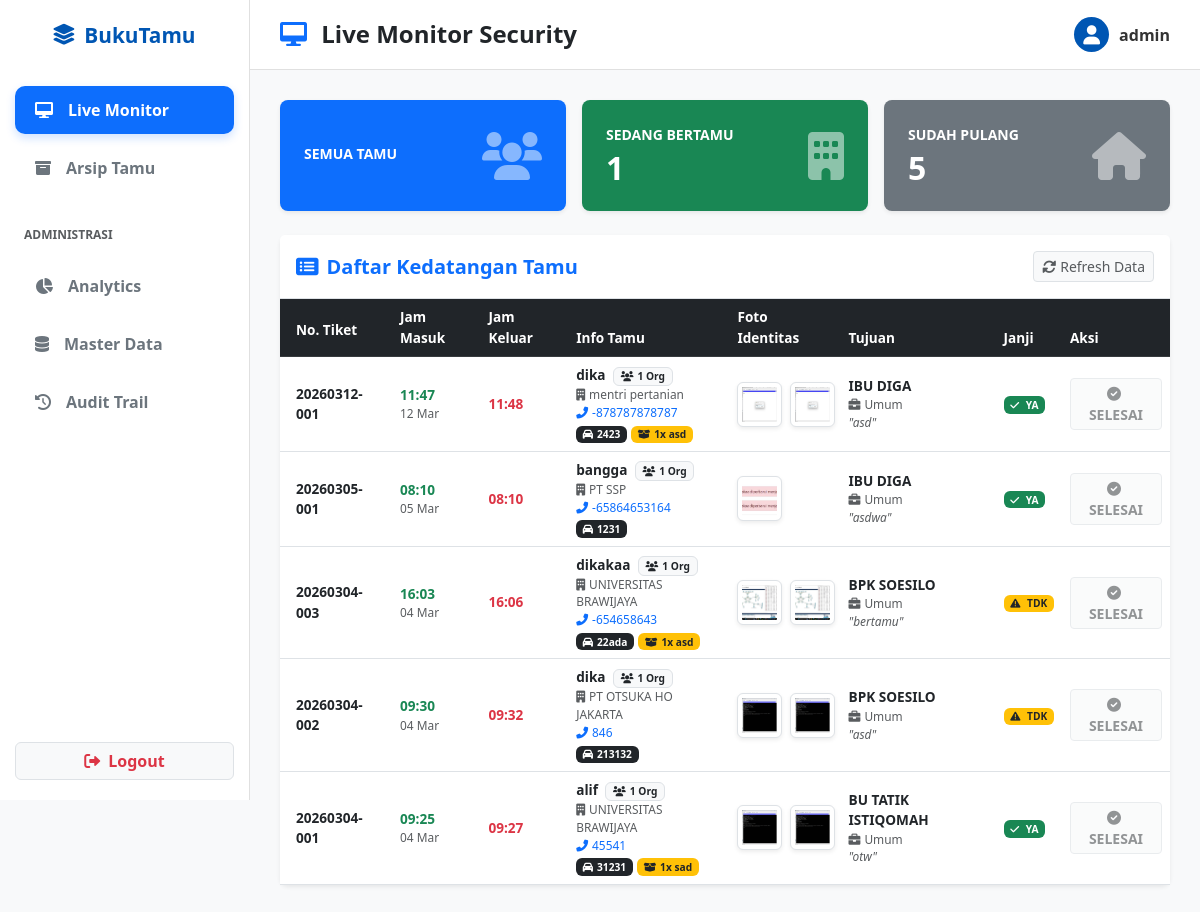
The app's page /daftar-tamu/?status=keluar (signed in), older data.
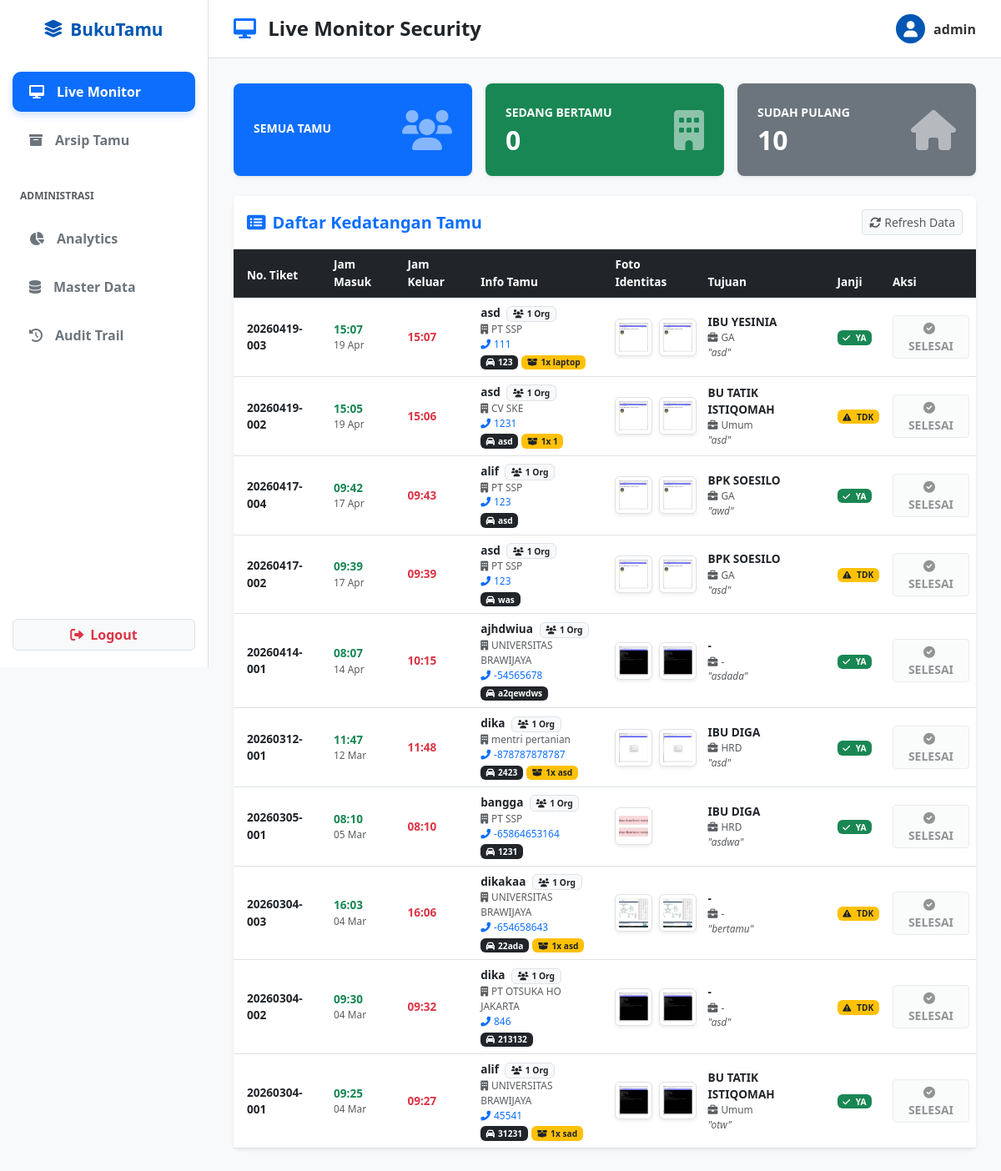
The same page, newer data.
### tamu/models.py (models this page shows, shortened)
class BukuTamu(models.Model):
    STATUS_CHOICES = [
        ('MENUNGGU', 'Menunggu Konfirmasi'),
        ('MASUK', 'Sedang Bertamu'),
        ('SELESAI', 'Selesai Bertamu'),
        ('KELUAR', 'Sudah Checkout'),
        ('DITOLAK', 'Ditolak/Batal'),
    ]
    KATEGORI_CHOICES = [
        ('rekan_bisnis', 'Lokal Rekan Bisnis'),
        ('pemerintahan', 'Pemerintahan'),
        ('akademisi', 'Akademisi'),
        ('overseas', 'Overseas Guests (Luar Negeri)'),
    ]
    waktu_masuk = models.DateTimeField(auto_now_add=True)
    status = models.CharField(max_length=20, choices=STATUS_CHOICES, default='MENUNGGU')
    nama = models.CharField(max_length=100, verbose_name="Nama Lengkap")
    instansi = models.CharField(max_length=150, verbose_name="Nama Instansi")
    no_hp = models.CharField(max_length=20, verbose_name="No Telfon/HP")
    no_polisi = models.CharField(max_length=20, verbose_name="No Polisi Kendaraan", blank=True, null=True)
    foto_ktp = models.ImageField(
        upload_to=rename_file_ktp,  # <--- PANGGIL FUNGSI
        verbose_name="Foto KTP",
        blank=False, null=False
    )
    keperluan = models.TextField(verbose_name="Keperluan")
    pic_tuju = models.ForeignKey('PIC', on_delete=models.SET_NULL, null=True, blank=True)
    jumlah_tamu = models.PositiveBigIntegerField(default=1, verbose_name="Jumlah Orang")
    sudah_janji = models.BooleanField(default=False, verbose_name="Sudah Janji?")
    foto_wajah = models.ImageField(
        upload_to=rename_file_selfie, # <--- PANGGIL FUNGSI
        verbose_name="Foto Wajah (Selfie)",
        blank=True, null=True
    )
    kategori_tamu = models.CharField(
        max_length=50,
        choices=KATEGORI_CHOICES,
        default='rekan_bisnis',
        verbose_name="Kategori Tamu"
    )
    waktu_keluar = models.DateTimeField(null=True, blank=True)
    created_at = models.DateTimeField(auto_now_add=True)
    bawa_barang = models.CharField(max_length=200, blank=True, null=True, verbose_name="Barang Bawaan")
    jumlah_barang = models.IntegerField(default=0, verbose_name="Jumlah Barang")
    @property
    def nomor_tiket(self):
        if not self.id:
            return "-"
        tanggal_ini = self.waktu_masuk.date()
        urutan = BukuTamu.objects.filter(waktu_masuk__date=tanggal_ini, id__lte=self.id).count()
        tanggal_str = self.waktu_masuk.strftime('%Y%m%d')
        return f"{tanggal_str}-{str(urutan).zfill(3)}"
    class Meta:
        ordering = ['-waktu_masuk']
        verbose_name_plural = "Daftar Tamu"

class PIC(models.Model): # Nama kelas jadi lebih singkat
    nama_lengkap = models.CharField(max_length=100, unique=True)
    departemen = models.CharField(max_length=100, default="-")
    is_active = models.BooleanField(default=True)
    class Meta:
        verbose_name = "PIC"
        verbose_name_plural = "Daftar PIC"

### tamu/views.py (the view)
# urls.py: path('daftar-tamu/', views.daftar_tamu, name='daftar_tamu'),
@login_required(login_url='login')
def daftar_tamu(request):
    base_query = BukuTamu.objects.annotate(
        urutan_prioritas=Case(
            When(status='MENUNGGU', then=Value(1)), # Prioritas 1: Menunggu
            When(status='MASUK', then=Value(2)),    # Prioritas 2: Sedang Bertamu
            default=Value(3),                       # Prioritas 3: Selesai
            output_field=IntegerField(),
        )
    ).order_by('urutan_prioritas', '-waktu_masuk')
    status_filter = request.GET.get('status')
    if status_filter == 'masuk':
        tamu_list = base_query.filter(status='MASUK')
    elif status_filter == 'keluar':
        tamu_list = base_query.filter(status='KELUAR')
    else:
        tamu_list = base_query
    tamu_list = tamu_list[:50]
    stat_masuk = BukuTamu.objects.filter(status='MASUK').count()
    stat_pulang = BukuTamu.objects.filter(status='KELUAR').count()
    total_arsip = BukuTamu.objects.count()
    context = {
        'tamu_list': tamu_list,
        'sedang_bertamu': stat_masuk,
        'sudah_pulang': stat_pulang,
        'total_arsip': total_arsip,
    }
    return render(request, 'tamu/daftar_tamu.html', context)

### tamu/templates/tamu/daftar_tamu.html (shortened to what the changed rows need)
{% extends 'tamu/base.html' %}
{% block content %}
<div class="row g-3 mb-4">
    <div class="col-md-4">
        <a href="?status=masuk" class="text-decoration-none">
            <div class="card bg-success text-white border-0 shadow-sm h-100 rounded-3 card-hover">
                <div class="card-body p-4 d-flex justify-content-between align-items-center">
                    <div>
                        <div class="small fw-bold text-uppercase mb-1">Sedang Bertamu</div>
                        <h2 class="m-0 fw-bold">{{ sedang_bertamu }}</h2>
                    </div>
                </div>
            </div>
        </a>
    </div>
    <div class="col-md-4">
        <a href="?status=keluar" class="text-decoration-none">
            <div class="card bg-secondary text-white border-0 shadow-sm h-100 rounded-3 card-hover">
                <div class="card-body p-4 d-flex justify-content-between align-items-center">
                    <div>
                        <div class="small fw-bold text-uppercase mb-1">Sudah Pulang</div>
                        <h2 class="m-0 fw-bold">{{ sudah_pulang }}</h2>
                    </div>
                </div>
            </div>
        </a>
    </div>
</div>
<div class="row">
    <div class="col-12">
        <div class="card border-0 shadow-sm rounded-3">
            <div class="card-body p-0">
                <div class="table-responsive">
                    <table class="table table-hover align-middle mb-0" style="font-size: 0.85rem;">
                        <thead class="table-dark text-white">
                            <tr>
                                <th class="py-3 ps-3">No. Tiket</th>
                                <th>Jam Masuk</th>
                                <th>Jam Keluar</th>
                                <th>Info Tamu</th>
                                <th>Foto Identitas</th>
                                <th>Tujuan</th>
                                <th>Janji</th>
                                <th>Aksi</th>
                            </tr>
                        </thead>
                        <tbody>
                            {% for tamu in tamu_list %}
                            <tr class="border-bottom">
                                <td class="ps-3 fw-bold text-dark">{{ tamu.nomor_tiket }}</td>
                                <td>
                                    <div class="fw-bold text-success">{{ tamu.waktu_masuk|date:"H:i" }}</div>
                                    <div class="small text-muted">{{ tamu.waktu_masuk|date:"d M" }}</div>
                                </td>
                                <td>
                                    {% if tamu.waktu_keluar %}
                                        <div class="fw-bold text-danger">{{ tamu.waktu_keluar|date:"H:i" }}</div>
                                    {% else %}
                                        <span class="text-muted">-</span>
                                    {% endif %}
                                </td>
                                <td>
                                    <div class="fw-bold text-dark">
                                        {{ tamu.nama }}
                                        <span class="badge bg-light text-dark border ms-1" title="Jumlah Rombongan">
                                            <i class="fas fa-users me-1"></i>{{ tamu.jumlah_tamu }} Org
                                        </span>
                                    </div>
                                    <div class="small text-muted"><i class="fas fa-building me-1"></i>{{ tamu.instansi }}</div>
                                    <div class="small text-primary"><i class="fas fa-phone-alt me-1"></i>{{ tamu.no_hp }}</div>
                                    <div class="mt-1 d-flex gap-1 flex-wrap">
                                        {% if tamu.no_polisi %}
                                        <span class="badge bg-dark"><i class="fas fa-car me-1"></i>{{ tamu.no_polisi }}</span>
                                        {% endif %}
                                        {% if tamu.bawa_barang %}
                                        <span class="badge bg-warning text-dark">
                                        <i class="fas fa-box-open me-1"></i>{{ tamu.jumlah_barang }}x {{ tamu.bawa_barang }}
                                        </span>
                                        {% endif %}
                                    </div>
                                </td>
                                <td>
                                    <div class="d-flex gap-2">
                                        {% if tamu.foto_wajah %}
                                        <img src="{{ tamu.foto_wajah.url }}" class="img-thumbnail rounded shadow-sm" style="width: 45px; height: 45px; object-fit: cover; cursor: pointer;" onclick="lihatFoto('{{ tamu.foto_wajah.url }}', 'Foto Wajah - {{ tamu.nama }}')" title="Klik untuk perbesar Wajah">
                                        {% endif %}
                                        {% if tamu.foto_ktp %}
                                        <img src="{{ tamu.foto_ktp.url }}" class="img-thumbnail rounded shadow-sm" style="width: 45px; height: 45px; object-fit: cover; cursor: pointer;" onclick="lihatFoto('{{ tamu.foto_ktp.url }}', 'Foto KTP - {{ tamu.nama }}')" title="Klik untuk perbesar KTP">
                                        {% endif %}
                                    </div>
                                </td>
                                <td>
                                    <div class="fw-bold text-dark text-uppercase">{{ tamu.pic_tuju.nama_lengkap|default:"-" }}</div>
                                    <div class="small text-muted"><i class="fas fa-briefcase me-1"></i>{{ tamu.pic_tuju.departemen|default:"-" }}</div>
                                    <div class="small text-muted fst-italic">"{{ tamu.keperluan }}"</div>
                                </td>
                                <td>
                                    {% if tamu.sudah_janji %}
                                        <span class="badge bg-success"><i class="fas fa-check me-1"></i> YA</span>
                                    {% else %}
                                        <span class="badge bg-warning text-dark"><i class="fas fa-exclamation-triangle me-1"></i> TDK</span>
                                    {% endif %}
                                </td>
                                <td>
                                    {% if tamu.status == 'MENUNGGU' %}
                                        <div class="d-flex gap-1">
                                            <a href="{% url 'ubah_status' tamu.id 'MASUK' %}" class="btn btn-sm btn-success fw-bold shadow-sm" title="Izinkan Masuk" onclick="return confirm('Izinkan tamu ini masuk ke area gedung?');">
                                                <i class="fas fa-check"></i> IZINKAN
                                            </a>
                                            <a href="{% url 'ubah_status' tamu.id 'DITOLAK' %}" class="btn btn-sm btn-danger fw-bold shadow-sm" title="Tolak Tamu" onclick="return confirm('Yakin ingin menolak tamu ini?');">
                                                <i class="fas fa-times"></i> TOLAK
                                            </a>
                                        </div>
                                    {% elif tamu.status == 'MASUK' %}
                                        <a href="{% url 'ubah_status' tamu.id 'KELUAR' %}" class="btn btn-sm btn-secondary fw-bold shadow-sm" onclick="return confirm('Apakah tamu ini sudah selesai dan keluar gedung?');">
                                            <i class="fas fa-door-open me-1"></i> SELESAI
                                        </a>
                                    {% elif tamu.status == 'DITOLAK' %}
                                        <button class="btn btn-sm btn-outline-danger disabled fw-bold" style="opacity: 1;">
                                            <i class="fas fa-ban me-1"></i> DITOLAK
                                        </button>
                                    {% else %}
                                        <button class="btn btn-sm btn-light border text-muted disabled fw-bold">
                                            <i class="fas fa-check-circle me-1"></i> SELESAI
                                        </button>
                                    {% endif %}
                                </td>
                            </tr>
                            {% empty %}
                            <tr><td colspan="8" class="text-center py-5 text-muted">Belum ada data tamu.</td></tr>
                            {% endfor %}
                        </tbody>
                    </table>
                </div>
            </div>
        </div>
    </div>
</div>
{% endblock %}

Row changes from the older to the newer data that the page shows:
added BukuTamu: nomor_tiket "20260419-003", waktu_masuk "15:07", waktu_masuk "19 Apr", waktu_keluar "15:07", nama "asd", jumlah_tamu "1", instansi "PT SSP", no_hp "111", no_polisi "123", jumlah_barang "1", bawa_barang "laptop", foto_wajah (picture), foto_ktp (picture), pic_tuju.nama_lengkap "IBU YESINIA", pic_tuju.departemen "GA", keperluan "asd", sudah_janji True (drawn), status "KELUAR" (drawn)
added BukuTamu: nomor_tiket "20260419-002", waktu_masuk "15:05", waktu_masuk "19 Apr", waktu_keluar "15:06", nama "asd", jumlah_tamu "1", instansi "CV SKE", no_hp "1231", no_polisi "asd", jumlah_barang "1", bawa_barang "1", foto_wajah (picture), foto_ktp (picture), pic_tuju.nama_lengkap "BU TATIK ISTIQOMAH", pic_tuju.departemen "Umum", keperluan "asd", sudah_janji False (drawn), status "KELUAR" (drawn)
added BukuTamu: nomor_tiket "20260417-004", waktu_masuk "09:42", waktu_masuk "17 Apr", waktu_keluar "09:43", nama "alif", jumlah_tamu "1", instansi "PT SSP", no_hp "123", no_polisi "asd", foto_wajah (picture), foto_ktp (picture), pic_tuju.nama_lengkap "BPK SOESILO", pic_tuju.departemen "GA", keperluan "awd", sudah_janji True (drawn), status "KELUAR" (drawn)
added BukuTamu: nomor_tiket "20260417-002", waktu_masuk "09:39", waktu_masuk "17 Apr", waktu_keluar "09:39", nama "asd", jumlah_tamu "1", instansi "PT SSP", no_hp "123", no_polisi "was", foto_wajah (picture), foto_ktp (picture), pic_tuju.nama_lengkap "BPK SOESILO", pic_tuju.departemen "GA", keperluan "asd", sudah_janji False (drawn), status "KELUAR" (drawn)
now on this page (row edited): BukuTamu: nomor_tiket "20260414-001", waktu_masuk "08:07", waktu_masuk "14 Apr", waktu_keluar "10:15", nama "ajhdwiua", jumlah_tamu "1", instansi "UNIVERSITAS BRAWIJAYA", no_hp "-54565678", no_polisi "a2qewdws", foto_wajah (picture), foto_ktp (picture), pic_tuju.nama_lengkap "-", pic_tuju.departemen "-", keperluan "asdada", sudah_janji True (drawn), status "KELUAR" (drawn)
changed through a linked row, BukuTamu "12 Mar": pic_tuju.departemen "Umum" → "HRD"
changed through a linked row, BukuTamu "bangga": pic_tuju.departemen "Umum" → "HRD"
changed BukuTamu "dikakaa": pic_tuju.nama_lengkap "BPK SOESILO" → "-"; pic_tuju.departemen "Umum" → "-"
changed BukuTamu "PT OTSUKA HO JAKARTA": pic_tuju.nama_lengkap "BPK SOESILO" → "-"; pic_tuju.departemen "Umum" → "-"
Text that changed along with them:
{{ sedang_bertamu }}: "1" → "0"
{{ sudah_pulang }}: "5" → "10"
